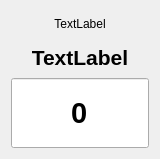
   <widget class="QWidget" name="gridLayoutWidget">
    <property name="geometry">
     <rect>
      <x>170</x>
      <y>10</y>
      <width>160</width>
      <height>139</height>
     </rect>
    </property>
    <layout class="QGridLayout" name="gridLayout">
     <item row="2" column="0">
      <widget class="QLabel" name="paramLabel_1">
       <property name="minimumSize">
        <size>
         <width>100</width>
         <height>30</height>
        </size>
       </property>
       <property name="font">
        <font>
         <pointsize>16</pointsize>
         <weight>75</weight>
         <bold>true</bold>
        </font>
       </property>
       <property name="contextMenuPolicy">
        <enum>Qt::CustomContextMenu</enum>
       </property>
       <property name="text">
        <string>TextLabel</string>
       </property>
       <property name="alignment">
        <set>Qt::AlignCenter</set>
       </property>
      </widget>
     </item>
     <item row="3" column="0">
      <widget class="QLineEditMod1" name="lineEdit_1">
       <property name="minimumSize">
        <size>
         <width>100</width>
         <height>70</height>
        </size>
       </property>
       <property name="font">
        <font>
         <pointsize>22</pointsize>
         <weight>75</weight>
         <bold>true</bold>
        </font>
       </property>
       <property name="contextMenuPolicy">
        <enum>Qt::CustomContextMenu</enum>
       </property>
       <property name="text">
        <string>0</string>
       </property>
       <property name="alignment">
        <set>Qt::AlignCenter</set>
       </property>
      </widget>
     </item>
     <item row="1" column="0">
      <widget class="QLabel" name="blockLabel_1">
       <property name="minimumSize">
        <size>
         <width>100</width>
         <height>25</height>
        </size>
       </property>
       <property name="contextMenuPolicy">
        <enum>Qt::CustomContextMenu</enum>
       </property>
       <property name="text">
        <string>TextLabel</string>
       </property>
       <property name="alignment">
        <set>Qt::AlignCenter</set>
       </property>
      </widget>
     </item>
    </layout>
   </widget>
